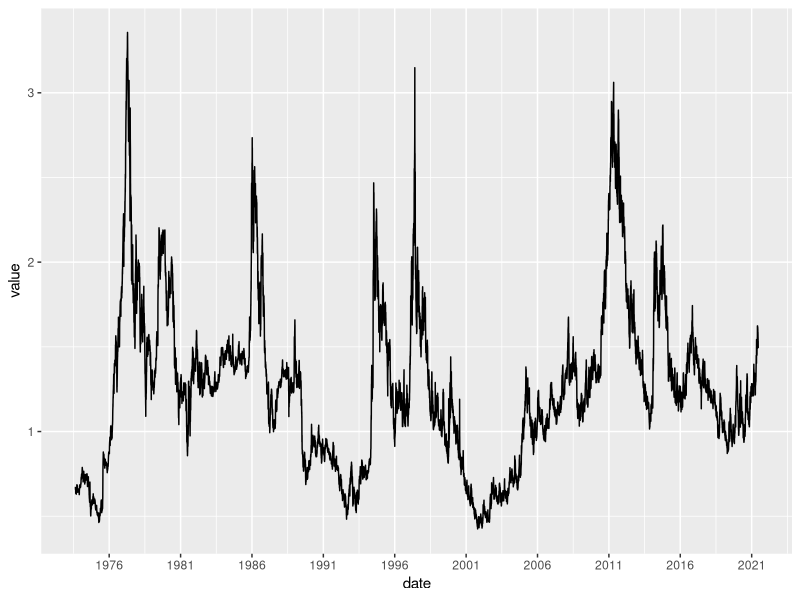
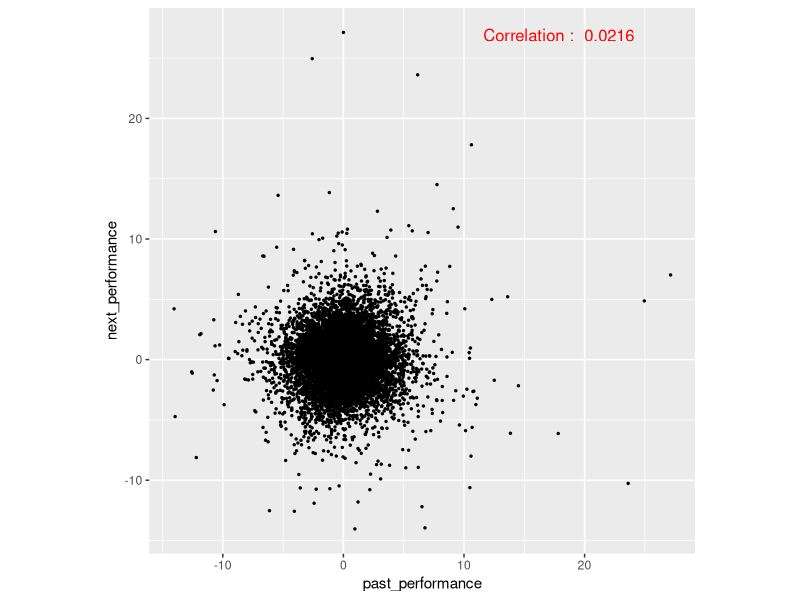
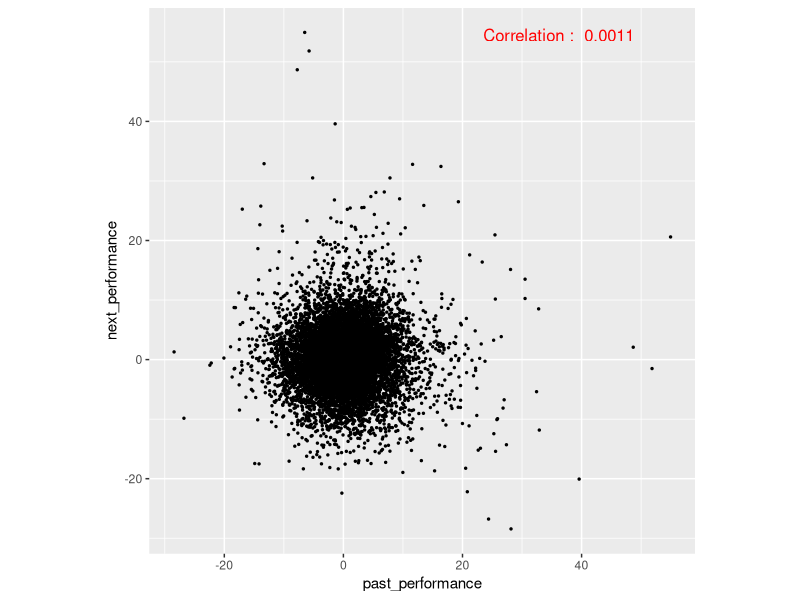
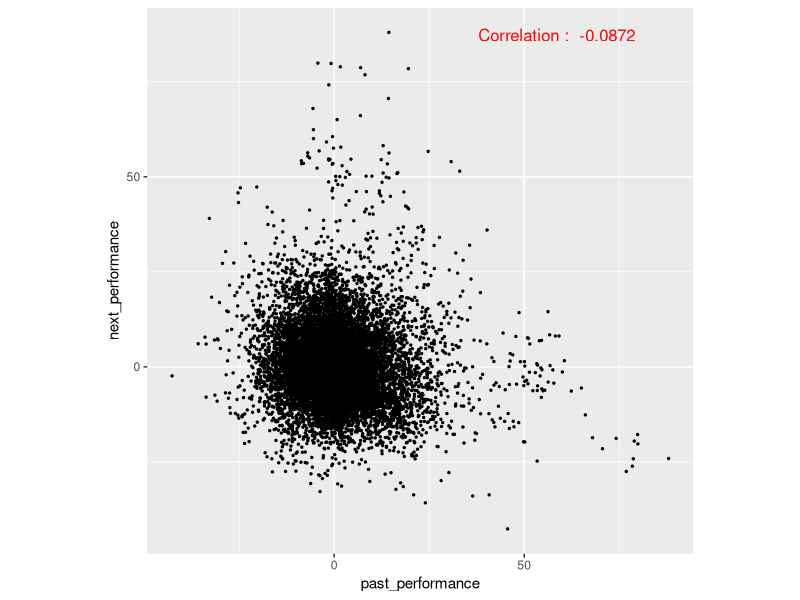
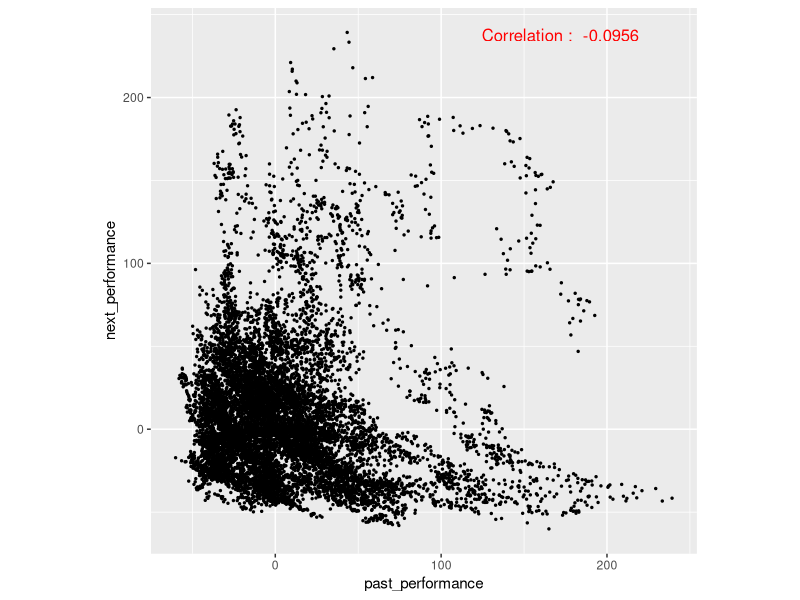
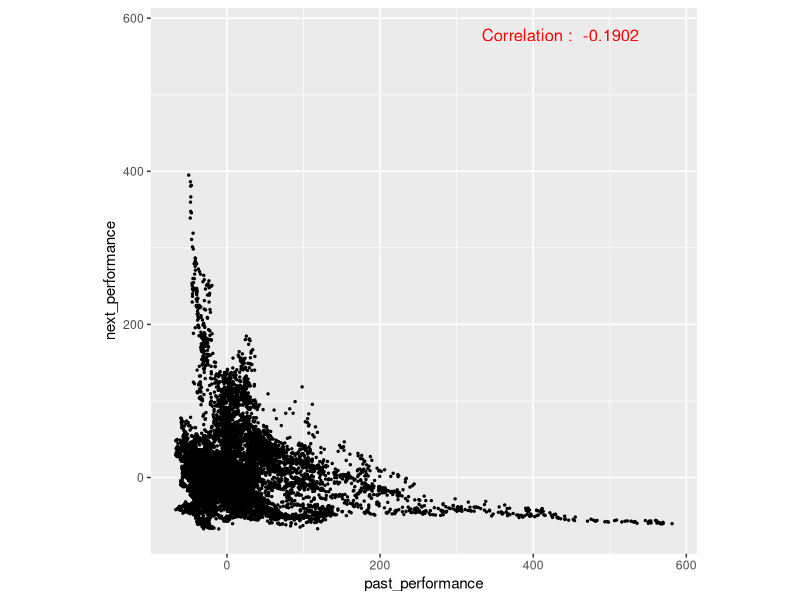
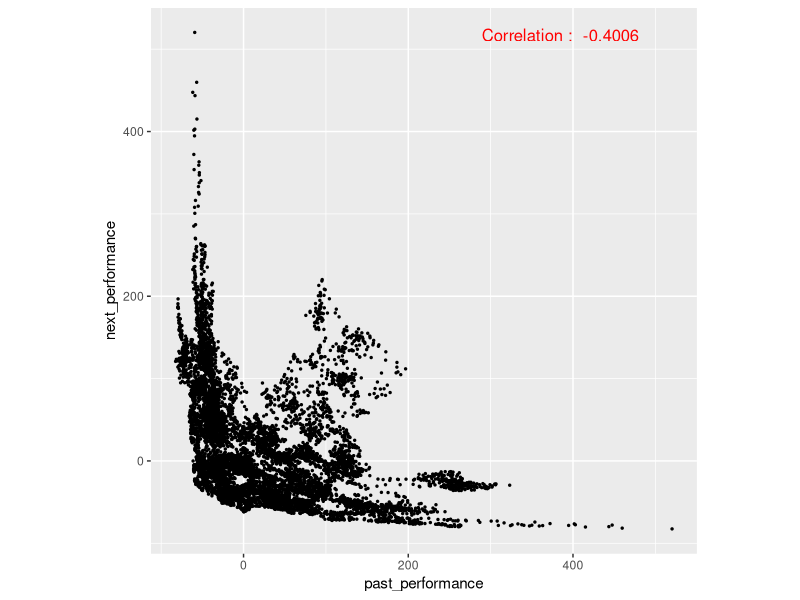

Write the R code that produced these figures, in order.
knitr::opts_chunk$set(echo = TRUE)
library(readr)
options(readr.show_col_types = FALSE)
library(ggplot2)
library(lubridate)
library(scales)
library(dplyr)
library(grid)



df=read_csv("Coffee_Price_Since_1973.csv")
df$date<- mdy(df$date)





ggplot(data = df, aes(x = date, y = value, group = 1))+
  geom_line()+
  scale_x_date(breaks="5 years", labels = date_format("%Y"))


head(df)



PVF <- function (days){
  
  df <- df %>% mutate(past = lag(value,n=days))
  df <- df %>% mutate_at(c("value"), tibble::lst("future"=lead), n = days)
  
  df <- df %>% mutate(next_performance=(future/value-1)*100)
  df  <- df %>% mutate(past_performance=(value/past-1)*100)
  
  grob = grobTree(textGrob(paste("Correlation : ", round(cor(df$past_performance, df$next_performance, use = "complete.obs"),4)), x = 0.75, y = 0.95, gp = gpar(col = "red", fontsize = 12)))
  
  print(cor(df$past_performance, df$next_performance, use = "complete.obs")) 
  
  ggplot(df, aes(x=past_performance, y=next_performance)) + geom_point(size=0.5) + annotation_custom(grob) + theme(aspect.ratio=1)
  
}

PVF(1)
PVF(5)
PVF(20)
PVF(240)
PVF(480)
PVF(1200)


